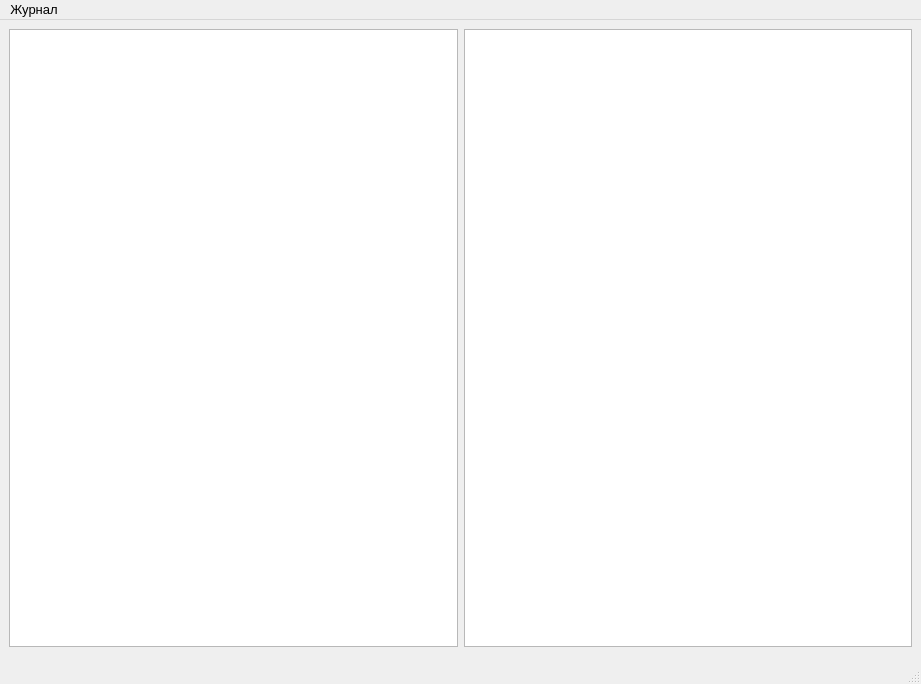
<?xml version="1.0" encoding="UTF-8"?>
<ui version="4.0">
 <class>TchWindow</class>
 <widget class="QMainWindow" name="TchWindow">
  <property name="geometry">
   <rect>
    <x>0</x>
    <y>0</y>
    <width>921</width>
    <height>684</height>
   </rect>
  </property>
  <property name="font">
   <font>
    <pointsize>10</pointsize>
   </font>
  </property>
  <property name="windowTitle">
   <string>MainWindow</string>
  </property>
  <widget class="QWidget" name="centralwidget">
   <layout class="QVBoxLayout" name="verticalLayout">
    <item>
     <layout class="QHBoxLayout" name="horizontalLayout">
      <item>
       <widget class="QTableView" name="tableView"/>
      </item>
      <item>
       <widget class="QTableView" name="tableView_2"/>
      </item>
     </layout>
    </item>
    <item>
     <widget class="QFrame" name="frame">
      <property name="frameShape">
       <enum>QFrame::StyledPanel</enum>
      </property>
      <property name="frameShadow">
       <enum>QFrame::Raised</enum>
      </property>
     </widget>
    </item>
   </layout>
  </widget>
  <widget class="QMenuBar" name="menubar">
   <property name="geometry">
    <rect>
     <x>0</x>
     <y>0</y>
     <width>921</width>
     <height>23</height>
    </rect>
   </property>
   <widget class="QMenu" name="menu">
    <property name="title">
     <string>Журнал</string>
    </property>
   </widget>
   <addaction name="menu"/>
  </widget>
  <widget class="QStatusBar" name="statusbar"/>
 </widget>
 <resources/>
 <connections/>
</ui>
